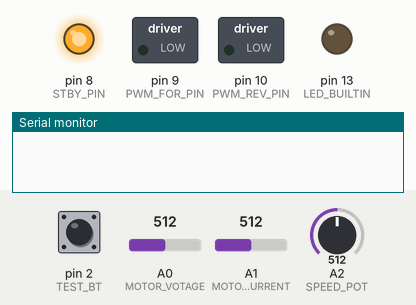
The sketch below on a simulated Arduino Uno, built with avr-gcc and run on an emulated ATmega328P. On the bench: switched loads named in the sketch (green lamp = pin HIGH), output pins drawn as LEDs (lit = HIGH), the last lines printed to the serial monitor. Inputs (shaded band) come from the test bench; at power-on: pin 2 (TEST_BT) HIGH, A0 (MOTOR_VOTAGE) = 512, A1 (MOTOR_CURRENT) = 512, A2 (SPEED_POT) = 512.

Above: at 1.2 s.
1.3 s: pin 2 (TEST_BT) pulled LOW for 0.15 s
At 2.2 s:
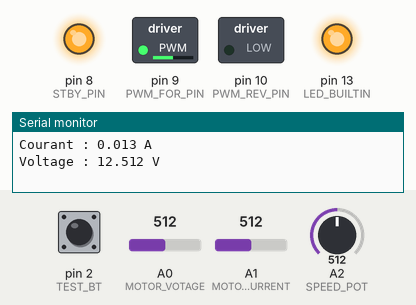
At 3.8 s:
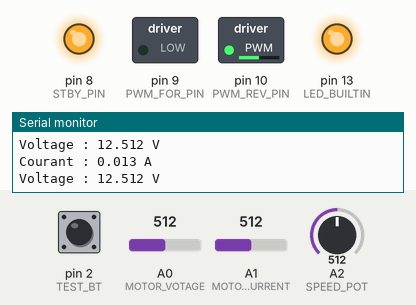
Timing chart, 0 to 7.0 s (numbered marks = the images above; inputs shaded):
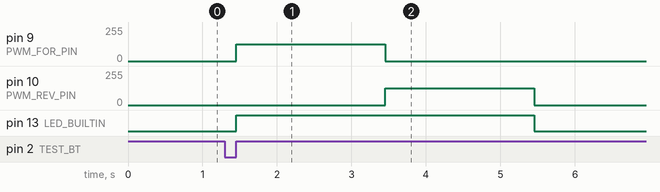

The sketch:

Test_Hacheur.ino
```cpp
const int PWM_FOR_PIN = 9;  // Driver du moteur : PWM Forward input
const int PWM_REV_PIN = 10; // Driver du moteur : PWM Reversed input
const int STBY_PIN = 8;  // Driver du moteur : Standby input
const int MOTOR_CURRENT = A1; // Driver du moteur : mesure du courant
const int MOTOR_VOTAGE = A0; // Driver du moteur : mesure de la tension
const int TEST_BT = 2; // Bouton de test
const int SPEED_POT = A2; // Potentiomètre réglage vitesse moteur

float current = 0; // Valeur du courant
float voltage = 0; // Valeur de la tension d'alimentation
volatile bool servo_state = 0; // Stocker l'état du servomoteur : 1 en mouvement, 0 pas en mouvement
volatile bool servo_dir = true; // Direction du mouvement du servomoteur : TRUE remontée, FALSE descente
volatile unsigned prev_time_bt = 0; // Pour éviter l'effot bouncing du bouton
int speed_pot_val = 0; // % vitesse moteur via le potentiomètre

void setup() {
  Serial.begin(9600); // Initialize serial communication at 9600 baud rate

  // Configurer les interruptions
  pinMode(TEST_BT, INPUT_PULLUP);
  attachInterrupt(digitalPinToInterrupt(TEST_BT), toogleBt, RISING);

  // Set motor driver pins as outputs
  pinMode(PWM_FOR_PIN, OUTPUT);
  pinMode(PWM_REV_PIN, OUTPUT);
  pinMode(STBY_PIN, OUTPUT);

  // Enable the motor driver
  digitalWrite(STBY_PIN, HIGH);
  stopMotor();

  pinMode(LED_BUILTIN, OUTPUT);

}

void stopMotor() {
  digitalWrite(PWM_REV_PIN, LOW);
  digitalWrite(PWM_FOR_PIN, LOW);
  servo_dir = true;
  servo_state = 0;
}

void toogleBt() {
  if (millis() - prev_time_bt >= 250){
    prev_time_bt = millis();
    if (servo_state == 0) {
      servo_state = 1;
      digitalWrite(LED_BUILTIN, HIGH);
    } else {
      digitalWrite(LED_BUILTIN, LOW);
      stopMotor();
    }
  }
}

void loop() {
  if (servo_state == 1) {
    testMotor();
  }
}

void testMotor() {
  speed_pot_val = map(analogRead(SPEED_POT), 0, 1023, 0, 255);
  if (servo_dir) {
    digitalWrite(PWM_REV_PIN, LOW); // Set motor direction to forward
    analogWrite(PWM_FOR_PIN, speed_pot_val);
  } else {
    digitalWrite(PWM_FOR_PIN, LOW); // Set motor direction to reverse
    analogWrite(PWM_REV_PIN, speed_pot_val);
  }
  mesure();
  delay(2000); // Run motor for 2 seconds
  if (servo_dir == false) {
    toogleBt();
  } else if (servo_state == 1) {
    servo_dir = !(servo_dir);
  }

}

void mesure() {
  current = ((analogRead(MOTOR_CURRENT) / 1023.0) * 5.0 - (5.0/2)) / 0.185; // Convert to current
  voltage = (float)(analogRead(MOTOR_VOTAGE) * 5.0 * 5.0)/ 1023.0; // Convert to voltage
  print_mesure();
}

void print_mesure() {
  Serial.print("Courant : ");
  Serial.print(current,3);
  Serial.println(" A");
  Serial.print("Voltage : ");
  Serial.print(voltage,3);
  Serial.println(" V");
}
```

Measured:
- after the input at 1.3 s, pin 9 (PWM_FOR_PIN): 0/255 → 127/255 after 0.15 s, → 0/255 2.0 s later; pin 10 (PWM_REV_PIN): 0/255 → 127/255 after 2.2 s, → 0/255 2.0 s later; pin 13 (LED_BUILTIN): LOW → HIGH after 0.15 s, → LOW 4.0 s later
